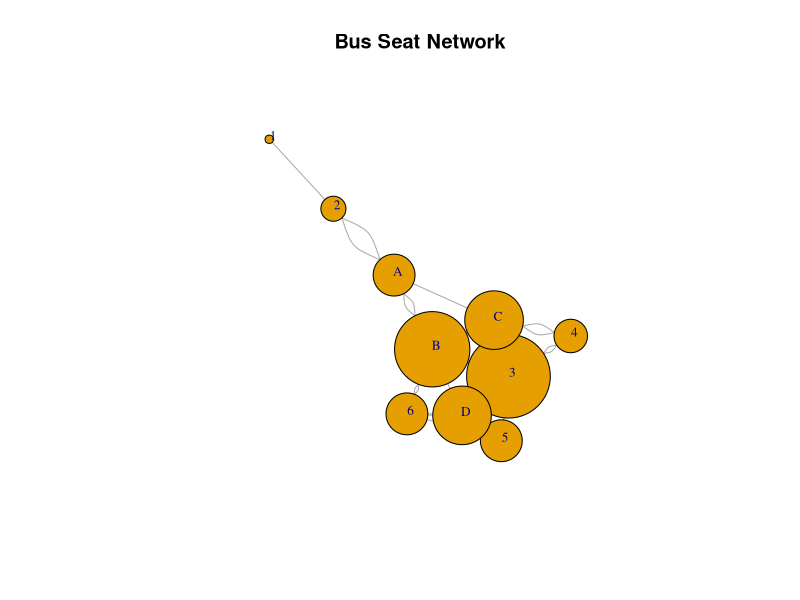

This figure's R source:
## ---- chunk 1
library(igraph)

# Create the graph
g <- graph.empty(n = 10, directed = FALSE)

# Add nodes for each seat
V(g)$name <- c('1', '2', '3', '4', '5', '6', 'A', 'B', 'C', 'D')

# Add edges based on seat adjacency
edges <- c('A', '2', 'A', 'B', 'A', 'C', 
           'B', 'A', 'B', 'C', 'B', 'D', 'B', '3', 'B', '6', 
           'C', 'B', 'C', '3', 'C', '4', 
           'D', '3', 'D', '5', 'D', '6',
           '1', '2', '2', 'A', '3', '5', '3', 'D', '3', '4', '3', 'B', '3', 'C',
           '4', '3', '4', 'C', '5', 'D', '5', '3', '6', '5', '6', 'D', '6', 'B')

# Add the edges to the graph
for (i in seq(1, length(edges), by = 2)) {
    g <- add_edges(g, c(edges[i], edges[i+1]))
}

# Compute centrality measures
degree <- degree(g) / (vcount(g) - 1)  # Normalize degree
closeness <- closeness(g)
betweenness <- betweenness(g)

# Create a dataframe to display the centralities
centrality_data <- data.frame(
  Node = V(g)$name,
  Degree = degree,
  Closeness = closeness,
  Betweenness = betweenness
)

# Display the dataframe
print(centrality_data)
## ---- chunk 2
# Plot the network
plot(g, vertex.size = degree*50, vertex.label = V(g)$name, 
     vertex.label.cex = 0.8, vertex.label.dist = 0.5,
     edge.arrow.size = 0.5, main = "Bus Seat Network")
